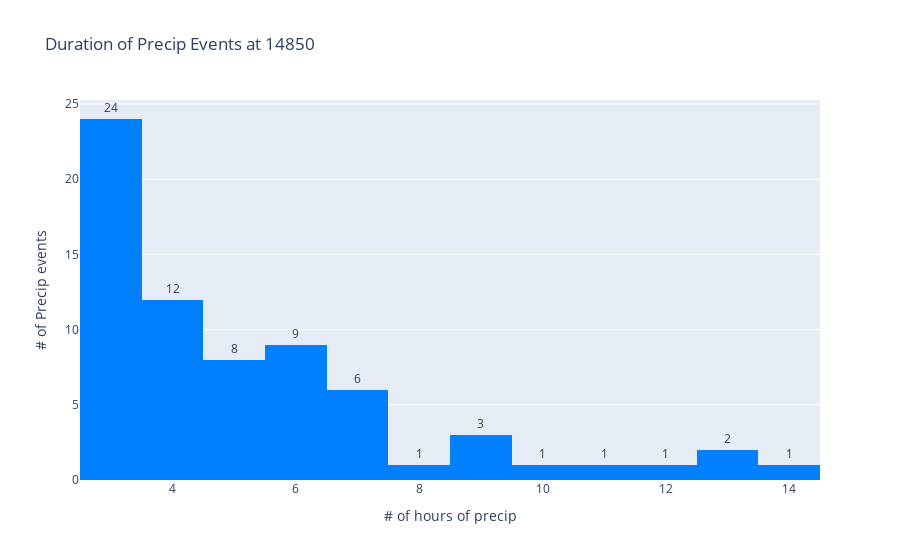

Source (notebook cell):
### Code cell
import plotly.express as px

fig = px.histogram(df_combined_timing, x="Duration_of_Snow", nbins = 20, title="Duration of Precip Events at " + str(station_ID_num))
fig.update_layout(xaxis_title="# of hours of precip", yaxis_title="# of Precip events")
fig.update_traces(marker_color="rgb(0, 128, 255)", texttemplate='%{y}', textposition='outside')
fig.show()
fig.write_image('hist_'+station_ID_num+'.png')

### Figure 1 — Plotly figure (JSON) as saved in the notebook; plotly's stock layout.template omitted (floating-point values rounded to 4 significant figures)
{"data": [{"alignmentgroup": "True", "bingroup": "x", "hovertemplate": "Duration_of_Snow=%{x}<br>count=%{y}<extra></extra>", "legendgroup": "", "marker": {"color": "rgb(0, 128, 255)", "pattern": {"shape": ""}}, "name": "", "nbinsx": 20, "offsetgroup": "", "orientation": "v", "showlegend": false, "textposition": "outside", "texttemplate": "%{y}", "type": "histogram", "x": [4, 14, 6, 4, 5, 7, 3, 9, 11, 3, 3, 3, 6, 4, 6, 13, 3, 4, 6, 8, 12, 7, 3, 3, 4, 3, 5, 3, 3, 3, 3, 4, 3, 7, 9, 10, 5, 5, 3, 3, 3, 6, 6, 3, 5, 3, 6, 5, 7, 7, 3, 5, 3, 6, 13, 4, 3, 9, 7, 4, 3, 4, 5, 3, 3, 6, 4, 4, 4], "xaxis": "x", "yaxis": "y"}], "layout": {"barmode": "relative", "legend": {"tracegroupgap": 0}, "title": {"text": "Duration of Precip Events at 14850"}, "xaxis": {"anchor": "y", "domain": [0, 1], "title": {"text": "# of hours of precip"}}, "yaxis": {"anchor": "x", "domain": [0, 1], "title": {"text": "# of Precip events"}}}}
